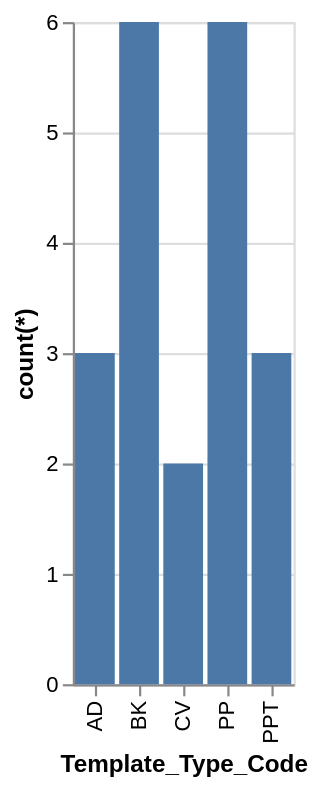

Vega-Lite specification for this chart:
### Vega-Lite specification from a JSON file in a GitHub repository (floating-point values rounded to 4 significant figures)
{"data": {"values": [{"x_data": "AD", "y_data": 3}, {"x_data": "BK", "y_data": 6}, {"x_data": "CV", "y_data": 2}, {"x_data": "PP", "y_data": 6}, {"x_data": "PPT", "y_data": 3}]}, "mark": "bar", "encoding": {"x": {"field": "x_data", "type": "nominal", "title": "Template_Type_Code", "sort": "ascending"}, "y": {"field": "y_data", "type": "quantitative", "title": "count(*)"}}}
